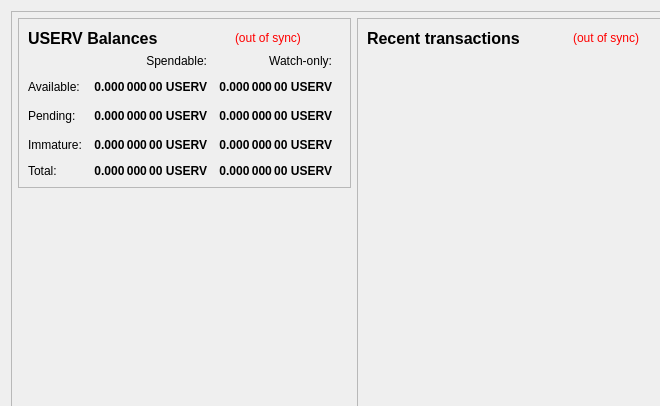
<?xml version="1.0" encoding="UTF-8"?>
<ui version="4.0">
 <class>OverviewPage</class>
 <widget class="QWidget" name="OverviewPage">
  <property name="geometry">
   <rect>
    <x>0</x>
    <y>0</y>
    <width>660</width>
    <height>406</height>
   </rect>
  </property>
  <property name="minimumSize">
   <size>
    <width>660</width>
    <height>406</height>
   </size>
  </property>
  <property name="font">
   <font>
    <weight>50</weight>
    <bold>false</bold>
   </font>
  </property>
  <property name="windowTitle">
   <string>Form</string>
  </property>
  <layout class="QVBoxLayout" name="topLayout" stretch="0">
   <property name="rightMargin">
    <number>9</number>
   </property>
   <item>
    <widget class="QFrame" name="frame_BG">
     <property name="minimumSize">
      <size>
       <width>685</width>
       <height>461</height>
      </size>
     </property>
     <property name="maximumSize">
      <size>
       <width>16777215</width>
       <height>16777215</height>
      </size>
     </property>
     <property name="frameShape">
      <enum>QFrame::StyledPanel</enum>
     </property>
     <property name="frameShadow">
      <enum>QFrame::Raised</enum>
     </property>
     <layout class="QVBoxLayout" name="verticalLayout_3" stretch="0">
      <property name="leftMargin">
       <number>0</number>
      </property>
      <property name="topMargin">
       <number>6</number>
      </property>
      <property name="rightMargin">
       <number>0</number>
      </property>
      <property name="bottomMargin">
       <number>6</number>
      </property>
      <item>
       <layout class="QVBoxLayout" name="verticalLayout_Master" stretch="1">
        <property name="leftMargin">
         <number>0</number>
        </property>
        <property name="topMargin">
         <number>0</number>
        </property>
        <property name="rightMargin">
         <number>0</number>
        </property>
        <property name="bottomMargin">
         <number>0</number>
        </property>
        <item>
         <widget class="QFrame" name="frame_Content">
          <layout class="QVBoxLayout" name="verticalLayout_Content">
           <property name="leftMargin">
            <number>6</number>
           </property>
           <property name="topMargin">
            <number>0</number>
           </property>
           <property name="rightMargin">
            <number>6</number>
           </property>
           <property name="bottomMargin">
            <number>0</number>
           </property>
           <item>
            <layout class="QHBoxLayout" name="horizontalLayout_Content" stretch="1,1">
             <property name="spacing">
              <number>6</number>
             </property>
             <item>
              <layout class="QVBoxLayout" name="verticalLayout_left" stretch="0,0,0">
               <item>
                <widget class="QFrame" name="frameBalances">
                 <property name="frameShape">
                  <enum>QFrame::StyledPanel</enum>
                 </property>
                 <property name="frameShadow">
                  <enum>QFrame::Raised</enum>
                 </property>
                 <layout class="QVBoxLayout" name="verticalLayout_4">
                  <item>
                   <layout class="QHBoxLayout" name="hlBalancesHeader" stretch="2,0,0">
                    <property name="spacing">
                     <number>6</number>
                    </property>
                    <item>
                     <widget class="QLabel" name="labelBalances">
                      <property name="minimumSize">
                       <size>
                        <width>0</width>
                        <height>0</height>
                       </size>
                      </property>
                      <property name="font">
                       <font>
                        <pointsize>12</pointsize>
                        <weight>75</weight>
                        <bold>true</bold>
                       </font>
                      </property>
                      <property name="text">
                       <string>USERV Balances</string>
                      </property>
                     </widget>
                    </item>
                    <item>
                     <widget class="QLabel" name="labelWalletStatus">
                      <property name="cursor">
                       <cursorShape>WhatsThisCursor</cursorShape>
                      </property>
                      <property name="toolTip">
                       <string>The displayed information may be out of date. Your wallet automatically synchronizes with the UserV network after a connection is established, but this process has not completed yet.</string>
                      </property>
                      <property name="styleSheet">
                       <string notr="true">QLabel { color: red; }</string>
                      </property>
                      <property name="text">
                       <string notr="true">(out of sync)</string>
                      </property>
                      <property name="alignment">
                       <set>Qt::AlignLeading|Qt::AlignLeft|Qt::AlignVCenter</set>
                      </property>
                     </widget>
                    </item>
                    <item>
                     <spacer name="hsBalancesHeader">
                      <property name="orientation">
                       <enum>Qt::Horizontal</enum>
                      </property>
                      <property name="sizeHint" stdset="0">
                       <size>
                        <width>40</width>
                        <height>20</height>
                       </size>
                      </property>
                     </spacer>
                    </item>
                   </layout>
                  </item>
                  <item>
                   <layout class="QGridLayout" name="gridLayout">
                    <property name="spacing">
                     <number>12</number>
                    </property>
                    <item row="2" column="2">
                     <widget class="QLabel" name="labelWatchPending">
                      <property name="font">
                       <font>
                        <weight>75</weight>
                        <bold>true</bold>
                       </font>
                      </property>
                      <property name="cursor">
                       <cursorShape>ArrowCursor</cursorShape>
                      </property>
                      <property name="toolTip">
                       <string>Unconfirmed transactions to watch-only addresses</string>
                      </property>
                      <property name="text">
                       <string notr="true">0.000 000 00 USERV</string>
                      </property>
                      <property name="alignment">
                       <set>Qt::AlignRight|Qt::AlignTrailing|Qt::AlignVCenter</set>
                      </property>
                      <property name="textInteractionFlags">
                       <set>Qt::NoTextInteraction</set>
                      </property>
                     </widget>
                    </item>
                    <item row="2" column="1">
                     <widget class="QLabel" name="labelUnconfirmed">
                      <property name="font">
                       <font>
                        <weight>75</weight>
                        <bold>true</bold>
                       </font>
                      </property>
                      <property name="cursor">
                       <cursorShape>ArrowCursor</cursorShape>
                      </property>
                      <property name="toolTip">
                       <string>Total of transactions that have yet to be confirmed, and do not yet count toward the spendable balance</string>
                      </property>
                      <property name="text">
                       <string notr="true">0.000 000 00 USERV</string>
                      </property>
                      <property name="alignment">
                       <set>Qt::AlignRight|Qt::AlignTrailing|Qt::AlignVCenter</set>
                      </property>
                      <property name="textInteractionFlags">
                       <set>Qt::NoTextInteraction</set>
                      </property>
                     </widget>
                    </item>
                    <item row="3" column="2">
                     <widget class="QLabel" name="labelWatchImmature">
                      <property name="font">
                       <font>
                        <weight>75</weight>
                        <bold>true</bold>
                       </font>
                      </property>
                      <property name="cursor">
                       <cursorShape>ArrowCursor</cursorShape>
                      </property>
                      <property name="toolTip">
                       <string>Staked or masternode rewards in watch-only addresses that has not yet matured</string>
                      </property>
                      <property name="text">
                       <string notr="true">0.000 000 00 USERV</string>
                      </property>
                      <property name="alignment">
                       <set>Qt::AlignRight|Qt::AlignTrailing|Qt::AlignVCenter</set>
                      </property>
                      <property name="textInteractionFlags">
                       <set>Qt::NoTextInteraction</set>
                      </property>
                     </widget>
                    </item>
                    <item row="4" column="0">
                     <widget class="QLabel" name="labelTotalText">
                      <property name="text">
                       <string>Total:</string>
                      </property>
                      <property name="textInteractionFlags">
                       <set>Qt::NoTextInteraction</set>
                      </property>
                     </widget>
                    </item>
                    <item row="3" column="1">
                     <widget class="QLabel" name="labelImmature">
                      <property name="font">
                       <font>
                        <weight>75</weight>
                        <bold>true</bold>
                       </font>
                      </property>
                      <property name="cursor">
                       <cursorShape>ArrowCursor</cursorShape>
                      </property>
                      <property name="toolTip">
                       <string>Staked or masternode rewards that has not yet matured</string>
                      </property>
                      <property name="text">
                       <string notr="true">0.000 000 00 USERV</string>
                      </property>
                      <property name="alignment">
                       <set>Qt::AlignRight|Qt::AlignTrailing|Qt::AlignVCenter</set>
                      </property>
                      <property name="textInteractionFlags">
                       <set>Qt::NoTextInteraction</set>
                      </property>
                     </widget>
                    </item>
                    <item row="2" column="3">
                     <spacer name="hsBalances">
                      <property name="orientation">
                       <enum>Qt::Horizontal</enum>
                      </property>
                      <property name="sizeHint" stdset="0">
                       <size>
                        <width>40</width>
                        <height>20</height>
                       </size>
                      </property>
                     </spacer>
                    </item>
                    <item row="3" column="0">
                     <widget class="QLabel" name="labelImmatureText">
                      <property name="text">
                       <string>Immature:</string>
                      </property>
                      <property name="textInteractionFlags">
                       <set>Qt::NoTextInteraction</set>
                      </property>
                     </widget>
                    </item>
                    <item row="4" column="1">
                     <widget class="QLabel" name="labelTotal">
                      <property name="font">
                       <font>
                        <weight>75</weight>
                        <bold>true</bold>
                       </font>
                      </property>
                      <property name="cursor">
                       <cursorShape>ArrowCursor</cursorShape>
                      </property>
                      <property name="toolTip">
                       <string>Your current total balance</string>
                      </property>
                      <property name="text">
                       <string notr="true">0.000 000 00 USERV</string>
                      </property>
                      <property name="alignment">
                       <set>Qt::AlignRight|Qt::AlignTrailing|Qt::AlignVCenter</set>
                      </property>
                      <property name="textInteractionFlags">
                       <set>Qt::NoTextInteraction</set>
                      </property>
                     </widget>
                    </item>
                    <item row="4" column="2">
                     <widget class="QLabel" name="labelWatchTotal">
                      <property name="font">
                       <font>
                        <weight>75</weight>
                        <bold>true</bold>
                       </font>
                      </property>
                      <property name="cursor">
                       <cursorShape>ArrowCursor</cursorShape>
                      </property>
                      <property name="toolTip">
                       <string>Current total balance in watch-only addresses</string>
                      </property>
                      <property name="text">
                       <string notr="true">0.000 000 00 USERV</string>
                      </property>
                      <property name="alignment">
                       <set>Qt::AlignRight|Qt::AlignTrailing|Qt::AlignVCenter</set>
                      </property>
                      <property name="textInteractionFlags">
                       <set>Qt::NoTextInteraction</set>
                      </property>
                     </widget>
                    </item>
                    <item row="0" column="2">
                     <widget class="QLabel" name="labelWatchonly">
                      <property name="text">
                       <string>Watch-only:</string>
                      </property>
                      <property name="alignment">
                       <set>Qt::AlignRight|Qt::AlignTrailing|Qt::AlignVCenter</set>
                      </property>
                     </widget>
                    </item>
                    <item row="1" column="0">
                     <widget class="QLabel" name="labelBalanceText">
                      <property name="text">
                       <string>Available:</string>
                      </property>
                      <property name="textInteractionFlags">
                       <set>Qt::NoTextInteraction</set>
                      </property>
                     </widget>
                    </item>
                    <item row="1" column="1">
                     <widget class="QLabel" name="labelBalance">
                      <property name="font">
                       <font>
                        <weight>75</weight>
                        <bold>true</bold>
                       </font>
                      </property>
                      <property name="cursor">
                       <cursorShape>ArrowCursor</cursorShape>
                      </property>
                      <property name="toolTip">
                       <string>Your current spendable balance</string>
                      </property>
                      <property name="text">
                       <string notr="true">0.000 000 00 USERV</string>
                      </property>
                      <property name="alignment">
                       <set>Qt::AlignRight|Qt::AlignTrailing|Qt::AlignVCenter</set>
                      </property>
                      <property name="textInteractionFlags">
                       <set>Qt::NoTextInteraction</set>
                      </property>
                     </widget>
                    </item>
                    <item row="1" column="2">
                     <widget class="QLabel" name="labelWatchAvailable">
                      <property name="font">
                       <font>
                        <weight>75</weight>
                        <bold>true</bold>
                       </font>
                      </property>
                      <property name="cursor">
                       <cursorShape>ArrowCursor</cursorShape>
                      </property>
                      <property name="toolTip">
                       <string>Your current balance in watch-only addresses</string>
                      </property>
                      <property name="text">
                       <string notr="true">0.000 000 00 USERV</string>
                      </property>
                      <property name="alignment">
                       <set>Qt::AlignRight|Qt::AlignTrailing|Qt::AlignVCenter</set>
                      </property>
                      <property name="textInteractionFlags">
                       <set>Qt::NoTextInteraction</set>
                      </property>
                     </widget>
                    </item>
                    <item row="2" column="0">
                     <widget class="QLabel" name="labelPendingText">
                      <property name="text">
                       <string>Pending:</string>
                      </property>
                      <property name="textInteractionFlags">
                       <set>Qt::NoTextInteraction</set>
                      </property>
                     </widget>
                    </item>
                    <item row="0" column="1">
                     <widget class="QLabel" name="labelSpendable">
                      <property name="text">
                       <string>Spendable:</string>
                      </property>
                      <property name="alignment">
                       <set>Qt::AlignRight|Qt::AlignTrailing|Qt::AlignVCenter</set>
                      </property>
                     </widget>
                    </item>
                   </layout>
                  </item>
                 </layout>
                </widget>
               </item>
               <item>
                <spacer name="verticalSpacer">
                 <property name="orientation">
                  <enum>Qt::Vertical</enum>
                 </property>
                 <property name="sizeHint" stdset="0">
                  <size>
                   <width>20</width>
                   <height>40</height>
                  </size>
                 </property>
                </spacer>
               </item>
               <item>
                <widget class="QLabel" name="bg_logo">
                 <property name="minimumSize">
                  <size>
                   <width>250</width>
                   <height>300</height>
                  </size>
                 </property>
                 <property name="maximumSize">
                  <size>
                   <width>16777215</width>
                   <height>450</height>
                  </size>
                 </property>
                 <property name="font">
                  <font>
                   <pointsize>14</pointsize>
                  </font>
                 </property>
                 <property name="text">
                  <string/>
                 </property>
                 <property name="alignment">
                  <set>Qt::AlignRight|Qt::AlignTrailing|Qt::AlignVCenter</set>
                 </property>
                </widget>
               </item>
              </layout>
             </item>
             <item>
              <layout class="QVBoxLayout" name="verticalLayout_right" stretch="1">
               <item>
                <widget class="QFrame" name="frame_RecentTransactions">
                 <property name="minimumSize">
                  <size>
                   <width>0</width>
                   <height>0</height>
                  </size>
                 </property>
                 <property name="frameShape">
                  <enum>QFrame::StyledPanel</enum>
                 </property>
                 <property name="frameShadow">
                  <enum>QFrame::Raised</enum>
                 </property>
                 <layout class="QVBoxLayout" name="verticalLayout_1" stretch="0,0,0,0">
                  <item>
                   <layout class="QHBoxLayout" name="horizontalLayout_2" stretch="2,0,0">
                    <property name="spacing">
                     <number>3</number>
                    </property>
                    <item>
                     <widget class="QLabel" name="label_4">
                      <property name="minimumSize">
                       <size>
                        <width>0</width>
                        <height>20</height>
                       </size>
                      </property>
                      <property name="font">
                       <font>
                        <pointsize>12</pointsize>
                        <weight>75</weight>
                        <bold>true</bold>
                       </font>
                      </property>
                      <property name="text">
                       <string>Recent transactions</string>
                      </property>
                     </widget>
                    </item>
                    <item>
                     <widget class="QLabel" name="labelTransactionsStatus">
                      <property name="cursor">
                       <cursorShape>WhatsThisCursor</cursorShape>
                      </property>
                      <property name="toolTip">
                       <string>The displayed information may be out of date. Your wallet automatically synchronizes with the UserV network after a connection is established, but this process has not completed yet.</string>
                      </property>
                      <property name="styleSheet">
                       <string notr="true">QLabel { color: red; }</string>
                      </property>
                      <property name="text">
                       <string notr="true">(out of sync)</string>
                      </property>
                      <property name="alignment">
                       <set>Qt::AlignRight|Qt::AlignTrailing|Qt::AlignVCenter</set>
                      </property>
                     </widget>
                    </item>
                    <item>
                     <spacer name="horizontalSpacer">
                      <property name="orientation">
                       <enum>Qt::Horizontal</enum>
                      </property>
                      <property name="sizeHint" stdset="0">
                       <size>
                        <width>40</width>
                        <height>20</height>
                       </size>
                      </property>
                     </spacer>
                    </item>
                   </layout>
                  </item>
                  <item>
                   <widget class="QListView" name="listTransactions">
                    <property name="minimumSize">
                     <size>
                      <width>0</width>
                      <height>0</height>
                     </size>
                    </property>
                    <property name="styleSheet">
                     <string notr="true">QListView { background: transparent; }</string>
                    </property>
                    <property name="frameShape">
                     <enum>QFrame::NoFrame</enum>
                    </property>
                    <property name="verticalScrollBarPolicy">
                     <enum>Qt::ScrollBarAlwaysOff</enum>
                    </property>
                    <property name="horizontalScrollBarPolicy">
                     <enum>Qt::ScrollBarAlwaysOff</enum>
                    </property>
                    <property name="selectionMode">
                     <enum>QAbstractItemView::NoSelection</enum>
                    </property>
                   </widget>
                  </item>
                  <item>
                   <spacer name="verticalSpacer_2">
                    <property name="orientation">
                     <enum>Qt::Vertical</enum>
                    </property>
                    <property name="sizeType">
                     <enum>QSizePolicy::Expanding</enum>
                    </property>
                    <property name="sizeHint" stdset="0">
                     <size>
                      <width>20</width>
                      <height>40</height>
                     </size>
                    </property>
                   </spacer>
                  </item>
                  <item>
                   <widget class="QLabel" name="labelAlerts">
                    <property name="maximumSize">
                     <size>
                      <width>16777215</width>
                      <height>16777215</height>
                     </size>
                    </property>
                    <property name="styleSheet">
                     <string notr="true">background-color: qlineargradient(x1: 0, y1: 0, x2: 1, y2: 0, stop:0 #F0D0A0, stop:1 #F8D488); color:#000000;</string>
                    </property>
                    <property name="text">
                     <string/>
                    </property>
                    <property name="wordWrap">
                     <bool>true</bool>
                    </property>
                    <property name="margin">
                     <number>3</number>
                    </property>
                   </widget>
                  </item>
                 </layout>
                </widget>
               </item>
              </layout>
             </item>
            </layout>
           </item>
          </layout>
         </widget>
        </item>
       </layout>
      </item>
     </layout>
    </widget>
   </item>
  </layout>
 </widget>
 <resources/>
 <connections/>
</ui>
